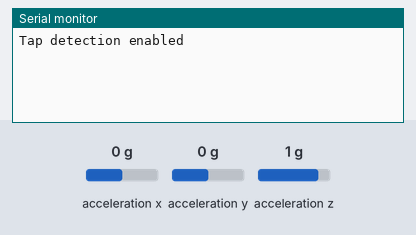
A sketch run on a simulated Arduino Uno, built with avr-gcc and run on an emulated ATmega328P. Shown: the last lines printed to the serial monitor. The inputs (shaded band) are chosen by the test bench; at power-on: acceleration x 0 g, acceleration y 0 g, acceleration z 1 g. The modem accepts every AT command (registered, SIM ready, sends succeed) and sends nothing else.

Above: at 4.2 s.
4.3 s: acceleration x set to -1.4 g
At 4.9 s:
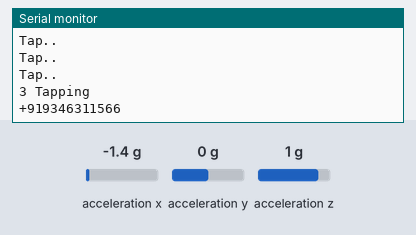
At 8.6 s:
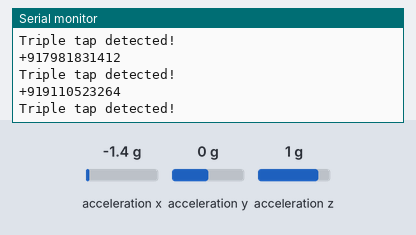

The sketch:

gsm-accelo-final.ino
```cpp
#include <Wire.h>
#include <Adafruit_Sensor.h>
#include <Adafruit_ADXL345_U.h>
#include <SoftwareSerial.h>

// Define GSM module connections
#define GSM_RX 10
#define GSM_TX 11

// Define the phone numbers to which you want to send the SMS
#define DESTINATION_NUMBER_1 "+919346311566"  // Replace with the actual phone number
#define DESTINATION_NUMBER_2 "+917981831412"  // Replace with another phone number
#define DESTINATION_NUMBER_3 "+919110523264"  // Replace with yet another phone number

Adafruit_ADXL345_Unified accel = Adafruit_ADXL345_Unified(12345);
SoftwareSerial mySerial(GSM_RX, GSM_TX);

// Constants for tap detection
const int tapThreshold = 15; // Adjust this threshold according to your requirements
const unsigned long tapInterval = 10; // Minimum time between tap detections (milliseconds)
// const unsigned long tapInterval2 = 3000; // Minimum time between tap detections (milliseconds)

// Variables
unsigned long lastTapTime = 0;
int tapCount = 0;

void setup() {
  Serial.begin(9600);
  mySerial.begin(9600);

  if (!accel.begin()) {
    Serial.println("Could not find a valid ADXL345 sensor, check wiring!");
    while (1);
  }

  // Set the range to 16G
  accel.setRange(ADXL345_RANGE_16_G);

  // // Enable tap detection on the X, Y, and Z axes
  // accel.writeRegister(0x2A, 0x07); // Tap detection control register

  // // Enable tap detection interrupt
  // accel.writeRegister(0x2E, 0x40); // Bit 6: Enable Tap detection

  Serial.println("Tap detection enabled");

  // Initialize GSM module
  initializeGSM();
}

void loop() {
  // Get a new sensor event
  sensors_event_t event;
  accel.getEvent(&event);

  // Calculate total acceleration
  float acceleration = sqrt(event.acceleration.x * event.acceleration.x +
                             event.acceleration.y * event.acceleration.y +
                             event.acceleration.z * event.acceleration.z);

  // Check if the acceleration exceeds the threshold
  if (acceleration > tapThreshold) {
    unsigned long currentTime = millis();

    // Check if enough time has passed since the last tap
    if (currentTime - lastTapTime > tapInterval){
      // if(currentTime - lastTapTime < tapInterval2 ) {
      // sendSMS("Triple tap detected!", DESTINATION_NUMBER_1);
      // sendSMS("Triple tap detected!", DESTINATION_NUMBER_2);
      // sendSMS("Triple tap detected!", DESTINATION_NUMBER_3);
      tapCount++;
       Serial.println("Tap..");
       lastTapTime = currentTime;
    } else {
      tapCount = 1;
    }
    // }

    // If triple tap is detected, send SMS to designated numbers
    if (tapCount == 3) {
      Serial.println("3 Tapping");
      sendSMS("Triple tap detected!", DESTINATION_NUMBER_1);
      sendSMS("Triple tap detected!", DESTINATION_NUMBER_2);
      sendSMS("Triple tap detected!", DESTINATION_NUMBER_3);
      tapCount = 0; // Reset tap count after sending SMS
      delay(5000); // Avoid multiple messages in quick succession
    }
  }

  delay(50); // Adjust the delay based on your requirements
}

void initializeGSM() {
  mySerial.println("AT");
  delay(1000);

  mySerial.println("AT+CMGF=1"); // Set SMS mode to text
  delay(1000);

  mySerial.println("AT+CNMI=2,2,0,0,0"); // New SMS notification settings
  delay(1000);
}

void sendSMS(const char* message, const char* destinationNumber) {
  mySerial.print("AT+CMGS=\"");
  mySerial.print(destinationNumber);
  mySerial.println("\"");
Serial.println(destinationNumber);
  delay(500);

  mySerial.print(message);
  mySerial.write('\r');
Serial.println(message);
  delay(500);

  mySerial.write(26); // Send Ctrl+Z to indicate the end of the message
  delay(500);
}
```

Measured:
- after the input at 4.3 s, the serial monitor: prints a new line at once (image 1)
